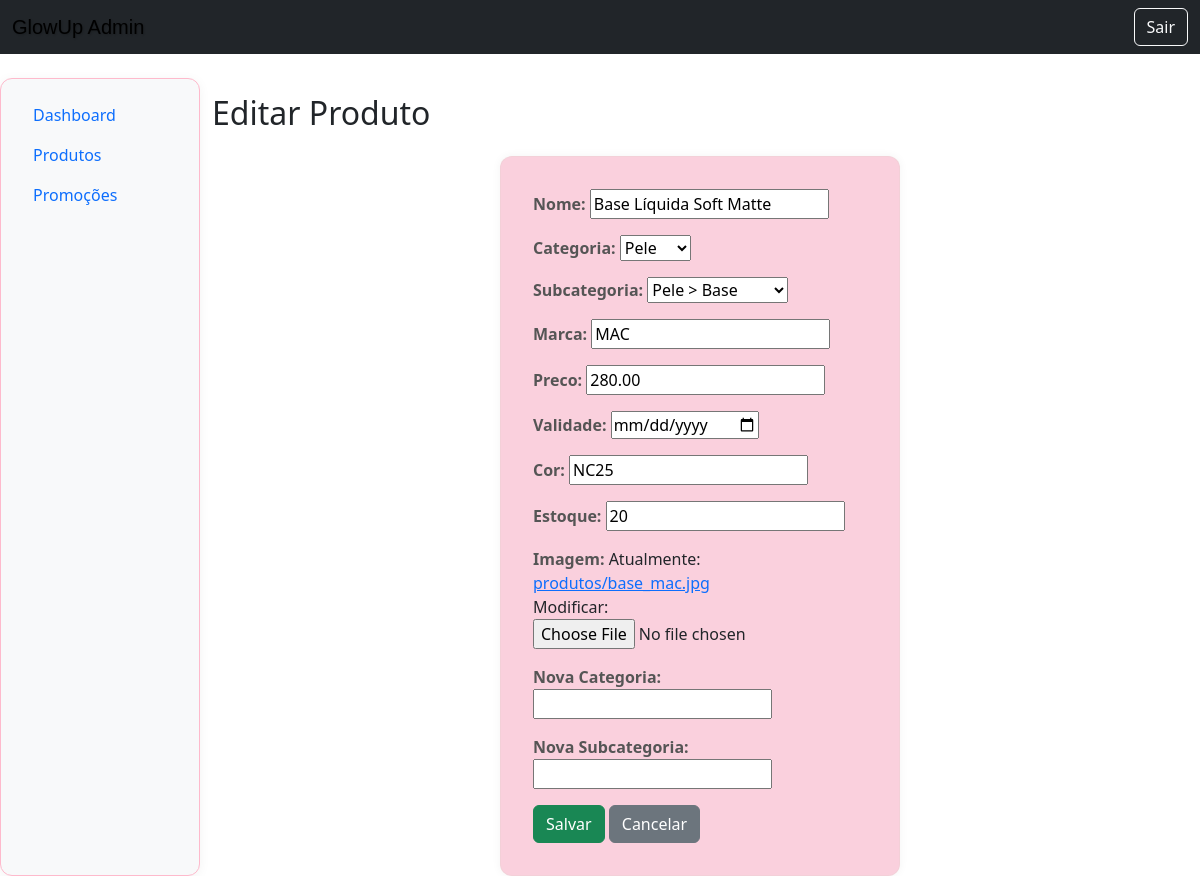
/painel/produtos/1/editar/, run on the app's committed database.
### produtos/models.py (models this page shows, shortened)
class Produto(models.Model):
    nome = models.CharField(max_length=100)
    categoria = models.ForeignKey(Categoria, on_delete=models.CASCADE)
    subcategoria = models.ForeignKey(Subcategoria, on_delete=models.CASCADE)
    marca = models.CharField(max_length=100)
    preco = models.DecimalField(max_digits=8, decimal_places=2)
    validade = models.DateField()
    cor = models.CharField(max_length=50)
    estoque = models.IntegerField()
    imagem = models.ImageField(upload_to='produtos/')

class Categoria(models.Model):
    nome = models.CharField(max_length=100)
    pai = models.ForeignKey('self', on_delete=models.CASCADE, null=True, blank=True, related_name='subcategorias')
    def __str__(self):
        return self.nome

class Subcategoria(models.Model):
    nome = models.CharField(max_length=100)
    categoria = models.ForeignKey(Categoria, on_delete=models.CASCADE)
    def __str__(self):
        return f"{self.categoria.nome} > {self.nome}"

### administracao/views.py (the view)
# urls.py: path('produtos/<int:produto_id>/editar/', views.editar_produto, name='editar_produto'),
def editar_produto(request, produto_id):
    produto = get_object_or_404(Produto, id=produto_id)
    if request.method == 'POST':
        form = ProdutoForm(request.POST, request.FILES, instance=produto)
        if form.is_valid():
            form.save()
            return redirect('admin_produtos')
    else:
        form = ProdutoForm(instance=produto)
    return render(request, 'administracao/form_produto.html', {'form': form, 'titulo': 'Editar Produto'})

### administracao/forms.py (shortened to what this page needs)
class ProdutoForm(forms.ModelForm):
    nova_categoria = forms.CharField(required=False, label="Nova Categoria")
    nova_subcategoria = forms.CharField(required=False, label="Nova Subcategoria")
    class Meta:
        model = Produto
        fields = ['nome', 'categoria', 'subcategoria', 'marca', 'preco', 'validade', 'cor', 'estoque', 'imagem']
        widgets = {
            'validade': forms.DateInput(attrs={'type': 'date'}),
        }
    def __init__(self, *args, **kwargs):
        super().__init__(*args, **kwargs)
        self.fields['categoria'].required = False
        self.fields['subcategoria'].required = False

### administracao/templates/administracao/form_produto.html (shortened to what this page needs)
{% extends 'base_admin.html' %}
{% block content %}
  <h2 class="mt-3">{{ titulo }}</h2>
  <form method="post" enctype="multipart/form-data" class="mt-4">
    {{ form.as_p }}
    <button type="submit" class="btn btn-success">Salvar</button>
    <a href="{% url 'admin_produtos' %}" class="btn btn-secondary">Cancelar</a>
  </form>
{% endblock %}

### static/css/style.css (style rules this page uses)
form { max-width: 400px; margin: 0 auto; background-color: #fad0dd; padding: 2rem; border-radius: 12px; box-shadow: 0 0 10px rgba(0, 0, 0, 0.05); border: 1px solid #f0d1d6a1; }
form label { font-weight: 600; color: #555; }

### data on the page
Produto: nome "Base Líquida Soft Matte", subcategoria "Pele > Base", marca "MAC", preco "280.00", cor "NC25", estoque "20"
Subcategoria: categoria "Pele"

### other printed values
{{ titulo }} "Editar Produto"
